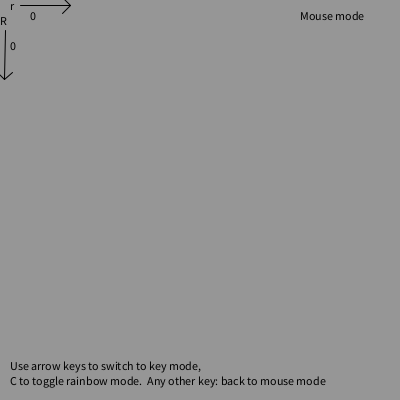
Frame 1 (no input)
Frame 60 (the mouse pressed at the canvas centre just before this capture): identical to frame 1, image omitted
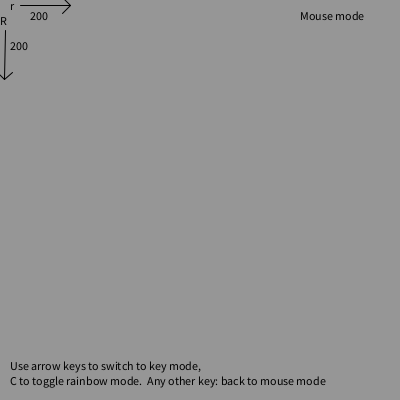
Frame 120 (the mouse held since frame 60 and released just before this capture)

The Processing sketch that drew these frames (run headless with seeded random() and noise(); from frame 60 on, the mouse is pressed at the canvas centre):

// Processing sketch: processing_53217
// ── processing_53217.pde

float minT = 0;
float maxT = 200*PI;
int numPoints = 10000;
float deltaT = (maxT-minT)/numPoints;
int bigR = 100;
int smallR = 35;
boolean keyMode = false;
boolean rainbow = false;

void draw()
{
  float lastX=0, lastY=0;
  colorMode(RGB, 255);
  background(150);
  stroke(0);
  fill(0);
  if (!keyMode)
  {
    bigR = mouseY;
    smallR = mouseX;
    text("Mouse mode", width-100, 20);
  }
  else
    text("Key mode", width-100, 20);

  text("r", 10, 10);
  drawArrow(20, 5, 50, 0);
  text(smallR, 30, 20);

  text("R", 0, 25);
  drawArrow(5, 30, 50, 90);
  text(bigR, 10, 50);

  text("Use arrow keys to switch to key mode, ", 10, height-30);
  text("C to toggle rainbow mode.  Any other key: back to mouse mode", 10, height-15);

  for (float t = minT; t < maxT; t = t + deltaT)
  {
    if (rainbow)
    {
      colorMode(HSB, 100);
      stroke((int)(t)%100, 100, 100); // Color red
    }
    else
      stroke(255, 0, 0);
    float currX = (bigR-smallR)*sin(t)-smallR*sin( bigR*t/smallR-t)+width/2;
    float currY = (bigR-smallR)*cos(t)+smallR*cos( bigR*t/smallR-t)+height/2;
    if (t != minT)
      line(lastX, lastY, currX, currY);
    lastX = currX;
    lastY = currY;
  }
}
//-------------------------------------------
void setup()
{
  size(400, 400);
  colorMode(HSB, 100);
}
//-------------------------------------------
void drawArrow(int cx, int cy, int len, float angleDegrees) 
{
  pushMatrix();
  translate(cx, cy);
  rotate(radians(angleDegrees));
  line(0, 0, len, 0);
  line(len, 0, len - 8, -8);
  line(len, 0, len - 8, 8);
  popMatrix();
}
//-------------------------------------------
void keyPressed()
{
  if (key == CODED) { 
    keyMode = true;
    switch(keyCode) {
    case UP: 
      bigR++;
      break;
    case DOWN: 
      bigR--;
      break;
    case LEFT: 
      smallR--;
      break;
    case RIGHT: 
      smallR++;
      break;
    }
  }
  else
  {
    if (key == 'c' || key == 'C')
      rainbow = !rainbow;
    keyMode=false;
  }
}
